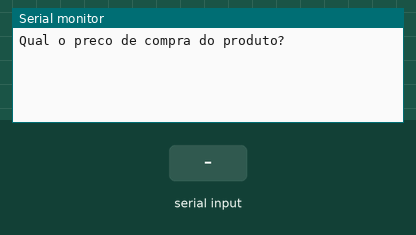
Simulated run of this sketch. Board: Arduino Uno, built with avr-gcc and run on an emulated ATmega328P. On the bench: the last lines printed to the serial monitor. Inputs (shaded band) come from the test bench.

Above: at 1.2 s.
1.3 s: "90,45\n" received over Serial
At 2.67 s:
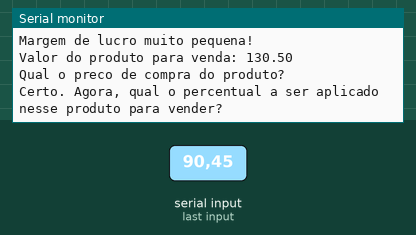
2.8 s: "30,150\n" received over Serial
At 4.9 s:
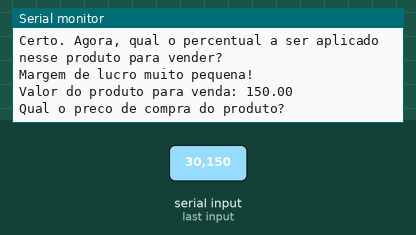

Measured:
- after the input at 1.3 s, the serial monitor: prints a new line at once (image 1)
- after the input at 2.8 s, the serial monitor: prints a new line at once (image 2)

The sketch:

lpmb_ex101.ino
```cpp
/*Elabore um programa para cálculo de preços
de produtos que solicite o preço de compra do
produto e o percentual a ser aplicado em cima
desse valor para a venda. Calcule e exiba o
preço de venda do produto. Se o percentual a
ser aplicado for inferior a 50%, exiba uma
mensagem informando ao usuário que o produto
será vendido com uma margem muito pequena de lucro.*/
//Variaveis
float preco, percentual, lucro;

void setup()
{
  Serial.begin(9600);
}

void loop()
{

  //entrada
  Serial.println("Qual o preco de compra do produto?");
  while(! Serial.available());
  preco = Serial.parseInt();

  Serial.println("Certo. Agora, qual o percentual a ser aplicado nesse produto para vender?");
  while(! Serial.available());
  percentual = Serial.parseInt();

  //processamento

  if(percentual<50){
    lucro = preco * (1+ percentual/100);
    Serial.println("Margem de lucro muito pequena!");
   }


  //saida

  Serial.println("Valor do produto para venda: " + String(lucro));
  Serial.println();
}
```
